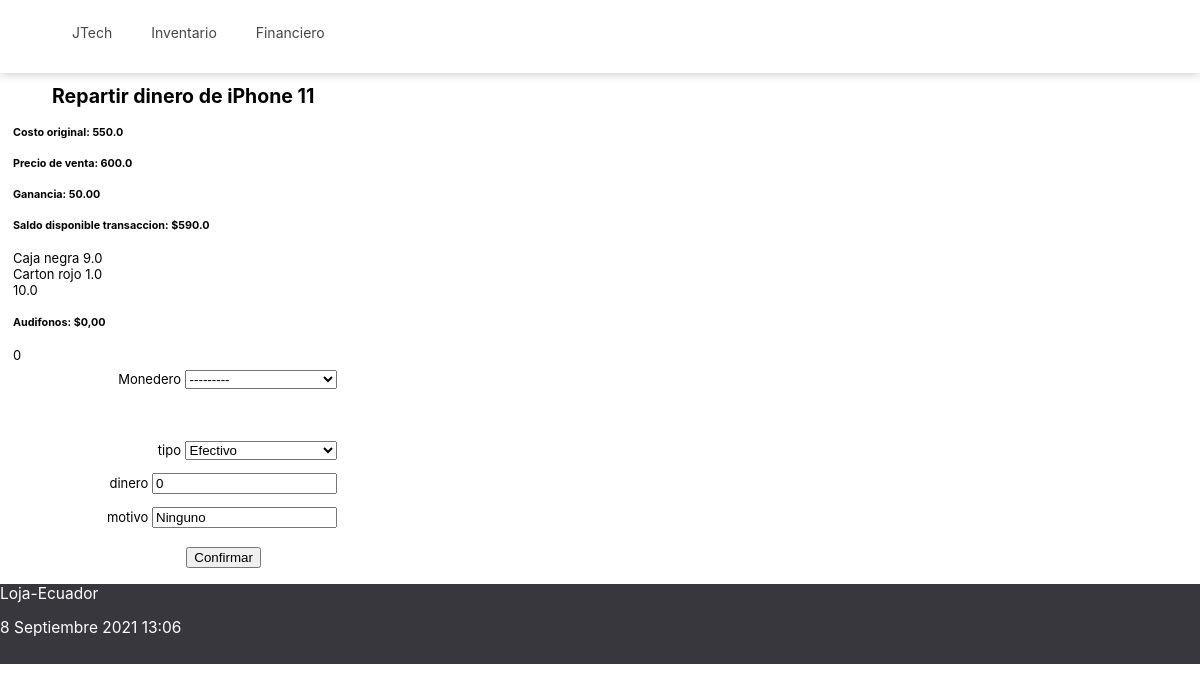
Screenshot of /anadir-al-monedero-telefono/13 with the database file from the repository.
### principal/models.py (models this page shows, shortened)
class Telefono(models.Model):
      class Meta:
            ordering = ["modelo"]
            verbose_name_plural = "Teléfonos"
      opciones_modalidad = ( ('Open box', 'Open box'), ('Sellado', 'Sellado'), )
      modalidad = models.CharField(max_length=10, choices=opciones_modalidad, default='Open box')
      opciones_capacidad = ( ('16GB', '16GB'), ('32GB', '32GB'), ('64GB', '64GB'), ('128GB', '128GB'), ('256GB', '256GB'), ('512GB', '512GB'), )
      capacidad = models.CharField(max_length=5, choices=opciones_capacidad)
      modelo =  models.ForeignKey('ModeloTelefono', on_delete=models.CASCADE, related_name="modelos")
      imei = models.BigIntegerField()
      imei2 = models.BigIntegerField(blank=True, null=True)
      color = models.CharField(max_length=20, blank=True, null=True)
      bateria = models.IntegerField(default=100, validators=[MinValueValidator(0), MaxValueValidator(100)])
      fecha_venta = models.DateField(blank=True, null=True)
      fecha_compra = models.DateField(default=datetime.date.today())
      proveedor = models.CharField(max_length=50)
      cliente = models.CharField(max_length=50, blank=True, null=True)
      monto_compra = models.FloatField()
      monto_venta = models.FloatField(blank=True, null=True)
      vendido = models.BooleanField(default=False)
      devuelto = models.BooleanField(null=True)
      reservado = models.BooleanField(null=True)
      opciones_entrega = ( ('Entregado', 'Entregado'), ('Envio servientrega', 'Envio servientrega'), ('Envio cooperativa','Envio cooperativa') )
      entrega = models.CharField(max_length=20, choices=opciones_entrega, default='Entregado', null=True, blank=True)
      llego_cargador = models.BooleanField( default=False)
      llego_cargador_rapido = models.BooleanField( default=False)
      llego_audifonos = models.BooleanField(default=False)
      sefue_cargador = models.BooleanField( default=False)
      sefue_cargador_rapido = models.BooleanField( default=False)
      sefue_audifonos = models.BooleanField(default=False)
      precio_cargador = models.DecimalField(blank=True, null=True, default=4.5 ,decimal_places=2, max_digits=5)
      precio_cargador_rapido = models.DecimalField(blank=True, null=True, default=12, decimal_places=2, max_digits=5)
      precio_audifonos = models.DecimalField(blank=True, null=True, default=5, decimal_places=2, max_digits=5)
      monederos = models.ManyToManyField('Monedero', through='Transaccion')
      def valor_total_transacciones(self):
            valor = [x.dinero for x in self.transacciones.all() ]
            return sum(valor)
      def precios_accesorios(self):
            if self.sefue_cargador:
                  if self.llego_cargador:
                        val1 = 0
                  else:
                        val1=self.precio_cargador
            else :
                  val1=0
            if self.sefue_cargador_rapido:
                  if self.llego_cargador_rapido:
                        val2 = 0
                  else:
                        val2=self.precio_cargador_rapido
            else :
                  val2=0
            if self.sefue_audifonos:
                  if self.llego_audifonos:
                        val3 = 0
                  else:
                        val3=self.precio_audifonos
            else :
                  val3=0
            return (val1+val2+val3)
      def ganancia(self):
            ganancia = 0
            if self.monto_venta:
                  ganancia = self.monto_venta - self.monto_compra - float(self.precios_accesorios())
            return "%.2f" % ganancia
      def dinero_disponible_transaccion(self):
            money = self.monto_venta  - float( self.valor_total_transacciones())
            return money

class ModeloTelefono(models.Model):
      class Meta:
            ordering = ["marca", "nombre"]
            verbose_name_plural = "Modelos de teléfono"
      nombre = models.CharField(max_length=50)
      opciones_marca = ( ('Samsung', 'Samsung'), ('Apple', 'Apple'), )
      marca = models.CharField(max_length=15, choices=opciones_marca, default='Apple')

class Transaccion(models.Model):
      class Meta:
            ordering = ["fecha"]
            verbose_name_plural = "Transacciones"
      telefono = models.ForeignKey(Telefono, related_name='transacciones', on_delete=models.CASCADE, blank=True, null=True)
      monedero = models.ForeignKey(Monedero, related_name='transacciones', on_delete=models.CASCADE)
      dispositivo = models.ForeignKey('Dispositivo', related_name='transacciones', on_delete=models.CASCADE, blank=True, null=True)
      accesorio = models.ForeignKey('Accesorio', related_name='transacciones', on_delete=models.CASCADE, blank=True, null=True)
      fecha = models.DateField(default=datetime.date.today() )
      hora = models.TimeField(default=datetime.datetime.now().time() )
      opciones_tipo = ( ('Efectivo', 'Efectivo'), ('Transferencia banco', 'Transferencia banco'),  ('Tarjeta de crédito', 'Tarjeta de crédito'), )
      tipo = models.CharField(max_length=20, choices=opciones_tipo, default='Efectivo')
      motivo = models.CharField(max_length=100, null=True, blank=True, default="Ninguno")
      dinero = models.FloatField(default=0)

class Monedero(models.Model):
      class Meta:
            ordering = ["nombre"]
            verbose_name_plural = "Monederos"
      nombre = models.CharField(max_length=50, unique=True)
      dinero = models.FloatField(default=0, blank=True, null=True)
      fecha_actualizacion = models.DateField(blank=True, null=True)
      telefonos = models.ManyToManyField(Telefono, through='Transaccion')
      dispositivos = models.ManyToManyField('Dispositivo', through='Transaccion')
      accesorios = models.ManyToManyField('Accesorio', through='Transaccion')
      def __str__(self):
            return "%s" % (self.nombre)

### principal/views.py (the view)
# urls.py: path('anadir-al-monedero-telefono/<int:id>', monedero_telefono, name='monedero_telefono'),
def monedero_telefono(request, id):
    telefono = Telefono.objects.get(pk=id)
    if request.method=='POST':
        form = FormMonederoTelefono(telefono, request.POST)
        if form.is_valid():
                form.save()
                return redirect(index)
    else:
        form = FormMonederoTelefono(telefono)
    titulo = "Repartir dinero de "
    diccionario = {'form': form, 'telefono': telefono, 'titulo':titulo, 'valor':True, 'valor3': True}
    return render(request, 'forms/form-transacciones.html', diccionario)

### principal/forms.py (shortened to what this page needs)
class FormMonederoTelefono(ModelForm):
      def __init__(self, telefono, *args, **kwargs):
            super(FormMonederoTelefono, self).__init__(*args, **kwargs)
            self.initial['telefono'] = telefono
            self.fields['telefono'].widget = forms.widgets.HiddenInput()
            self.initial['fecha'] = datetime.date.today()
            self.fields['fecha'].widget = forms.widgets.HiddenInput()
            self.initial['hora'] = datetime.datetime.now().time()
            self.fields['hora'].widget = forms.widgets.HiddenInput()
      class Meta:
            model = Transaccion
            fields = ['monedero', 'telefono', 'fecha', 'hora', 'dinero', 'tipo', 'motivo']

### principal/templates/forms/form-transacciones.html (shortened to what this page needs)
{% extends "main.html" %}
{% block content %}
<div id="inicio">
      <h2>{{titulo}} {{telefono.modelo.nombre}}</h2>
      <h5>Costo original: {{telefono.monto_compra}}</h5>
      <h5>Precio de venta: {{telefono.monto_venta}}</h5>
      <h5>Ganancia: {{telefono.ganancia}}</h5>
      <h5>Saldo disponible transaccion: ${{telefono.dinero_disponible_transaccion}}</h5>
      {% for x in telefono.transacciones.all %}
            {{x.monedero}}
            {{x.dinero}}  <br>
      {% endfor %}
      {{telefono.valor_total_transacciones}}
      {% if telefono.sefue_audifonos %}
            {% if telefono.llego_audifonos %}
                  <h5>Audifonos: $0,00</h5>
            {% else %}
                  <h5>Audifonos: ${{telefono.precio_audifonos}}</h5>
            {% endif %}
      {% else %}
            <h5>Audifonos: $0,00</h5>
      {% endif %}
      {{telefono.precios_accesorios}}
      <form action="" method="post">
            <div class="formLocation">
                  <div class="contenidoForm">
                        {% if valor2 == false %}
                              <label for="{{ form.monedero.id_for_label }}">Monedero</label>
                        {% endif %}
                        {{ form.monedero }}
                  </div>
                  <div class="contenidoForm">
                  </div>
                  <div class="contenidoForm">
                  </div>
                  <div class="contenidoForm">
                  </div>
                  <div class="contenidoForm">
                        <label for="{{ form.tipo.id_for_label }}">tipo</label>
                        {{ form.tipo }}
                  </div>
                  <div class="contenidoForm">
                        <label for="{{ form.dinero.id_for_label }}">dinero</label>
                        {{ form.dinero }}
                  </div>
                  <div class="contenidoForm">
                        <label for="{{ form.motivo.id_for_label }}">motivo</label>
                        {{ form.motivo }}
                  </div>
                  <button type='submit'>Confirmar</button>
            </div>
      </form>
</div>
{% endblock %}

### principal/templates/main.html (shortened to what this page needs)
<!DOCTYPE html>
<html lang="es">
<head>
      {% load static %}
      <link rel="stylesheet" type="text/css" href="{% static 'css/styles.css' %}">
      <link rel="stylesheet" type="text/css" href="https://cdn.datatables.net/1.10.25/css/jquery.dataTables.min.css">
      <link rel="stylesheet" href="https://code.jquery.com/ui/1.12.1/themes/base/jquery-ui.css">
</head>
<body>
          <header class = "cabecera">
            <nav class="navInicio">
                <a href="{% url 'index' %}" class="alogo" > <img src="" > JTech </a>
                <div class="dropdown2 anav">
                  <a class="dropbtn2 " onclick="myFunction2()">Inventario </a>
                </div>
                <div class="dropdown anav">
                  <a class="dropbtn " onclick="myFunction()">Financiero </a>
                </div>
            </nav>
        </header>
      <div id="contenido">
            {% block content %} {% endblock %}
      </div>
</body>
<footer>
      <p>Loja-Ecuador</p>
      <p>{% now "j F Y H:i" %}</p>
</footer>
</html>

### principal/static/css/styles.css (style rules this page uses)
body { margin: 0; width: 100%; font-family: -apple-system,BlinkMacSystemFont,"Segoe UI",Roboto,"Helvetica Neue",Arial,"Noto Sans",sans-serif,"Apple Color Emoji","Segoe UI Emoji","Segoe UI Symbol","Noto Color Emoji"; font-size: 14px; }
a { text-decoration: none; }
#inicio { width: 98%; margin-left: 1em; margin-right: 1em; margin-top: 7%; font-size: 13px; min-height: 470px; }
.navInicio { position: relative; padding: 1.7em 0em 1.7em 0em; display: inline-block; vertical-align: top; height: 25px; background-color: white; width: 100%; box-shadow: 0px 0px 10px 0px #bebebe; position: fixed; top: 0; z-index: 1; }
.navInicio a { margin: 2.5em 0.8em 1em 1.7em; text-decoration: none; color: rgb(70, 70, 70); }
.contenidoForm { padding: 0.5em; width: 60%; text-align: right; }
h2 { margin-left: 2em; }
button { margin-top: 1em; margin-left: 13em; }
.contenidoForm label { width: 10%; text-align: left; }
.contenidoForm select { width: 48%; }
.formLocation { width: 45%; display: inline-block; vertical-align: top; }
footer { color: white; background-color: rgb(56, 55, 61); min-height: 80px; font-size: 15.5px; }
.dropdown, .dropdown2 { overflow: hidden; display: inline-block; vertical-align: top; }

### rows the page displays
Telefono: modelo.nombre "iPhone 11", monto_compra "550.0", monto_venta "600.0", ganancia "50.00", dinero_disponible_transaccion "590.0", valor_total_transacciones "10.0", precios_accesorios "0"
Transaccion: monedero "Caja negra", dinero "9.0"
Transaccion: monedero "Carton rojo", dinero "1.0"

### other values shown
{{ titulo }} "Repartir dinero de"
